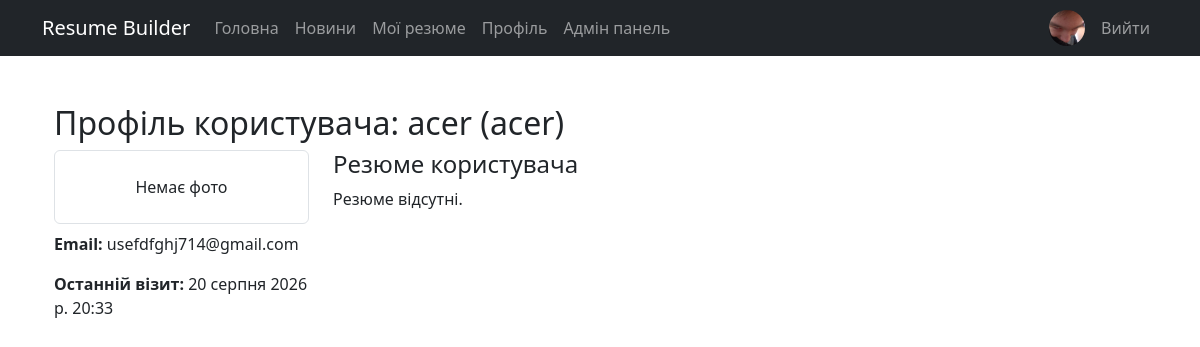
Before: /custom-admin/profile/3/ (signed in) with the older database file.
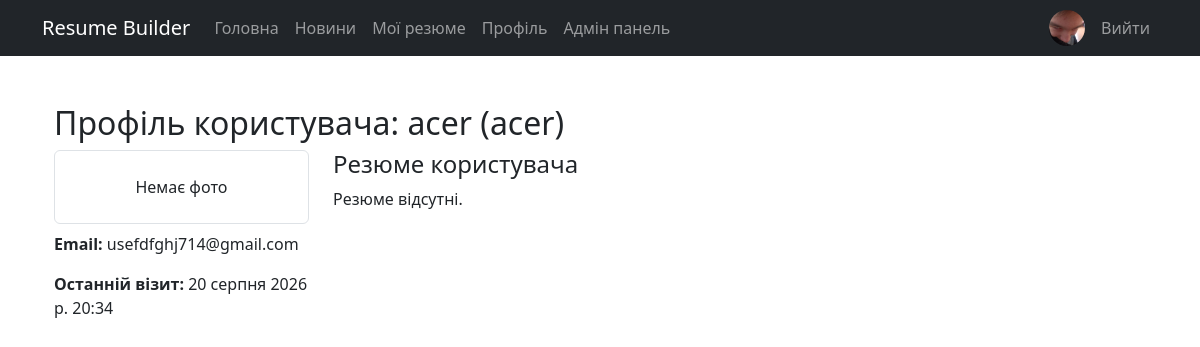
After: the same page with the newer database file.
### builder/models.py (models this page shows, shortened)
class Profile(models.Model):
    user = models.OneToOneField(User, on_delete=models.CASCADE, related_name='profile')
    full_name = models.CharField(max_length=200)
    title = models.CharField(max_length=200, blank=True)
    email = models.EmailField(blank=True)
    phone = models.CharField(max_length=50, blank=True)
    location = models.CharField(max_length=200, blank=True)
    bio = models.TextField(blank=True)
    photo = models.ImageField(upload_to='profiles/', blank=True, null=True)
    last_seen = models.DateTimeField(null=True, blank=True)

### builder/views.py (the view)
# urls.py: path('custom-admin/profile/<int:pk>/', views.admin_profile_detail, name='admin_profile_detail'),
@user_passes_test(lambda user: user.is_staff)
def admin_profile_detail(request, pk):
    profile = get_object_or_404(Profile, pk=pk)
    resumes = Resume.objects.filter(user=profile.user).order_by('-updated_at')
    return render(request, 'admin_profile_detail.html', {'profile': profile, 'resumes': resumes})

### builder/context_processors.py (called while the page is built)
def user_profile(request):
    if request.user.is_authenticated:
        profile = Profile.objects.filter(user=request.user).first()
        return {'user_profile': profile}
    return {'user_profile': None}

### templates/admin_profile_detail.html
{% extends 'base.html' %}
{% block content %}
<div class="container mt-4">
  <h2>Профіль користувача: {{ profile.full_name }} ({{ profile.user.username }})</h2>
  <div class="row">
    <div class="col-md-3">
      {% if profile.photo %}
        <img src="{{ profile.photo.url }}" class="img-fluid rounded" alt="Фото">
      {% else %}
        <div class="border rounded p-4 text-center">Немає фото</div>
      {% endif %}
      <p class="mt-2"><strong>Email:</strong> {{ profile.user.email }}</p>
      <p><strong>Останній візит:</strong> {{ profile.last_seen }}</p>
    </div>
    <div class="col-md-9">
      <h4>Резюме користувача</h4>
      {% if resumes %}
        <ul class="list-group">
        {% for r in resumes %}
          <li class="list-group-item d-flex justify-content-between align-items-center">
            <div>
              <strong>{{ r.title }}</strong>
              <div class="text-muted small">Статус: {{ r.get_status_display }} {% if r.is_deleted %}(архів){% endif %}</div>
            </div>
            <div>
              <a href="{% url 'admin_resume_detail' r.pk %}" class="btn btn-sm btn-outline-primary">Деталі</a>
              {% if r.is_public and not r.is_deleted %}
                <a href="{% url 'resume_public_detail' r.pk %}" class="btn btn-sm btn-secondary">Перегляд публічний</a>
              {% endif %}
            </div>
          </li>
        {% endfor %}
        </ul>
      {% else %}
        <p>Резюме відсутні.</p>
      {% endif %}
    </div>
  </div>
</div>
{% endblock %}

Changed rows visible on the page:
changed Profile "acer": last_seen "20 серпня 2026 р. 20:33" → "20 серпня 2026 р. 20:34"
